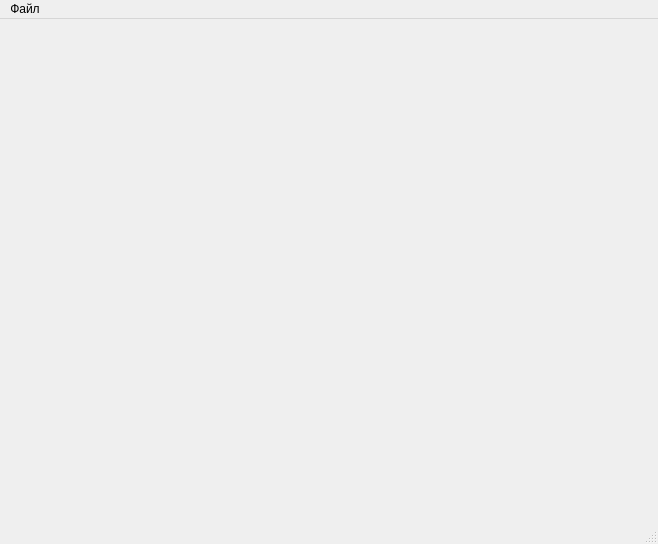
<?xml version="1.0" encoding="UTF-8"?>
<ui version="4.0">
 <class>MainWindow</class>
 <widget class="QMainWindow" name="MainWindow">
  <property name="geometry">
   <rect>
    <x>0</x>
    <y>0</y>
    <width>658</width>
    <height>544</height>
   </rect>
  </property>
  <property name="windowTitle">
   <string>ИПЭП Библиография</string>
  </property>
  <property name="windowIcon">
   <iconset>
    <normaloff>../../../../../../Users/bondarenko/Desktop/Без имени.png</normaloff>../../../../../../Users/bondarenko/Desktop/Без имени.png</iconset>
  </property>
  <widget class="QWidget" name="centralWidget"/>
  <widget class="QMenuBar" name="menuBar">
   <property name="geometry">
    <rect>
     <x>0</x>
     <y>0</y>
     <width>658</width>
     <height>26</height>
    </rect>
   </property>
   <widget class="QMenu" name="menu">
    <property name="title">
     <string>Файл</string>
    </property>
    <addaction name="action"/>
    <addaction name="action_2"/>
    <addaction name="action_3"/>
   </widget>
   <addaction name="menu"/>
  </widget>
  <widget class="QStatusBar" name="statusBar"/>
  <action name="action">
   <property name="text">
    <string>Сохранить как...</string>
   </property>
  </action>
  <action name="action_2">
   <property name="text">
    <string>Сохранить</string>
   </property>
  </action>
  <action name="action_3">
   <property name="text">
    <string>Загрузить</string>
   </property>
  </action>
 </widget>
 <layoutdefault spacing="6" margin="11"/>
 <resources/>
 <connections/>
</ui>
